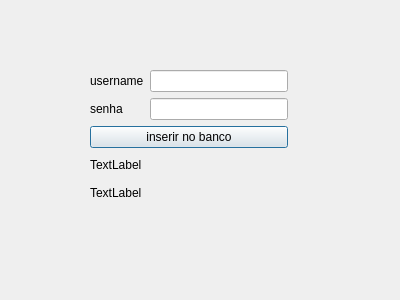
<?xml version="1.0" encoding="UTF-8"?>
<ui version="4.0">
 <class>Cadastrar_no_banco</class>
 <widget class="QDialog" name="Cadastrar_no_banco">
  <property name="geometry">
   <rect>
    <x>0</x>
    <y>0</y>
    <width>400</width>
    <height>300</height>
   </rect>
  </property>
  <property name="windowTitle">
   <string>Dialog</string>
  </property>
  <widget class="QWidget" name="layoutWidget">
   <property name="geometry">
    <rect>
     <x>90</x>
     <y>70</y>
     <width>198</width>
     <height>134</height>
    </rect>
   </property>
   <layout class="QVBoxLayout" name="verticalLayout_5">
    <item>
     <layout class="QVBoxLayout" name="verticalLayout_3">
      <item>
       <layout class="QHBoxLayout" name="horizontalLayout">
        <item>
         <layout class="QVBoxLayout" name="verticalLayout">
          <item>
           <widget class="QLabel" name="txtusername">
            <property name="text">
             <string>username</string>
            </property>
           </widget>
          </item>
          <item>
           <widget class="QLabel" name="txt_senha">
            <property name="text">
             <string>senha</string>
            </property>
           </widget>
          </item>
         </layout>
        </item>
        <item>
         <layout class="QVBoxLayout" name="verticalLayout_2">
          <item>
           <widget class="QLineEdit" name="username_"/>
          </item>
          <item>
           <widget class="QLineEdit" name="senha_"/>
          </item>
         </layout>
        </item>
       </layout>
      </item>
      <item>
       <widget class="QPushButton" name="inserir">
        <property name="text">
         <string>inserir no banco</string>
        </property>
       </widget>
      </item>
     </layout>
    </item>
    <item>
     <layout class="QVBoxLayout" name="verticalLayout_4">
      <item>
       <widget class="QLabel" name="banc_conectado_">
        <property name="text">
         <string>TextLabel</string>
        </property>
       </widget>
      </item>
      <item>
       <widget class="QLabel" name="banc_aberto_">
        <property name="text">
         <string>TextLabel</string>
        </property>
       </widget>
      </item>
     </layout>
    </item>
   </layout>
  </widget>
 </widget>
 <resources/>
 <connections/>
</ui>
